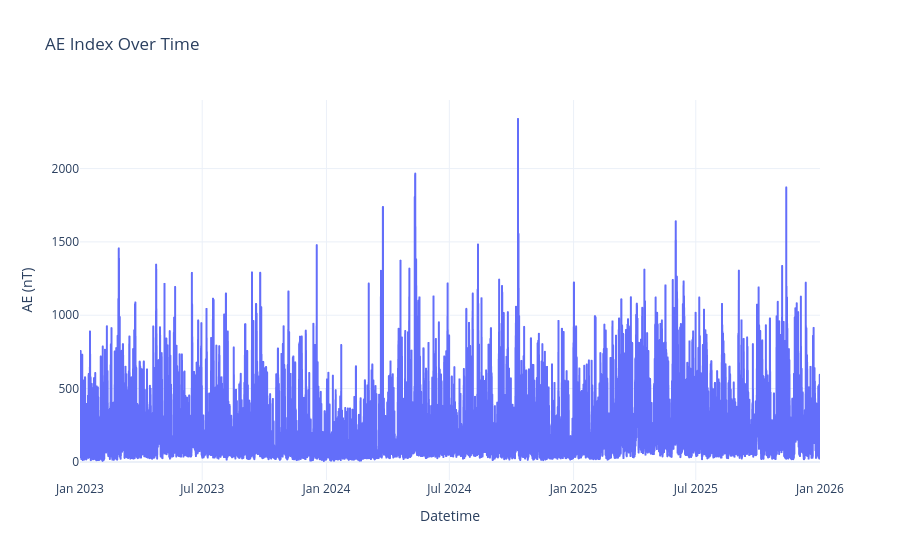

Notebook code cell kept with this figure:
### Code cell
fig = px.line(
    ae_df,
    x=ae_df.index,
    y="ae",
    title="AE Index Over Time"
)

fig.update_layout(
    xaxis_title="Datetime",
    yaxis_title="AE (nT)",
    template="plotly_white"
)

fig.show()

### Figure 1 — Plotly figure (JSON) as saved in the notebook; plotly's stock layout.template omitted (floating-point values rounded to 4 significant figures; data arrays with more than 128 entries replaced by an {"elided": "..."} marker saying what was removed)
{"data": [{"hovertemplate": "datetime=%{x}<br>ae=%{y}<extra></extra>", "legendgroup": "", "line": {"color": "#636efa", "dash": "solid"}, "marker": {"symbol": "circle"}, "mode": "lines", "name": "", "showlegend": false, "type": "scattergl", "x": {"elided": "26304 str values"}, "xaxis": "x", "y": {"elided": "26304 int values"}, "yaxis": "y"}], "layout": {"legend": {"tracegroupgap": 0}, "title": {"text": "AE Index Over Time"}, "xaxis": {"anchor": "y", "domain": [0, 1], "title": {"text": "Datetime"}}, "yaxis": {"anchor": "x", "domain": [0, 1], "title": {"text": "AE (nT)"}}}}
